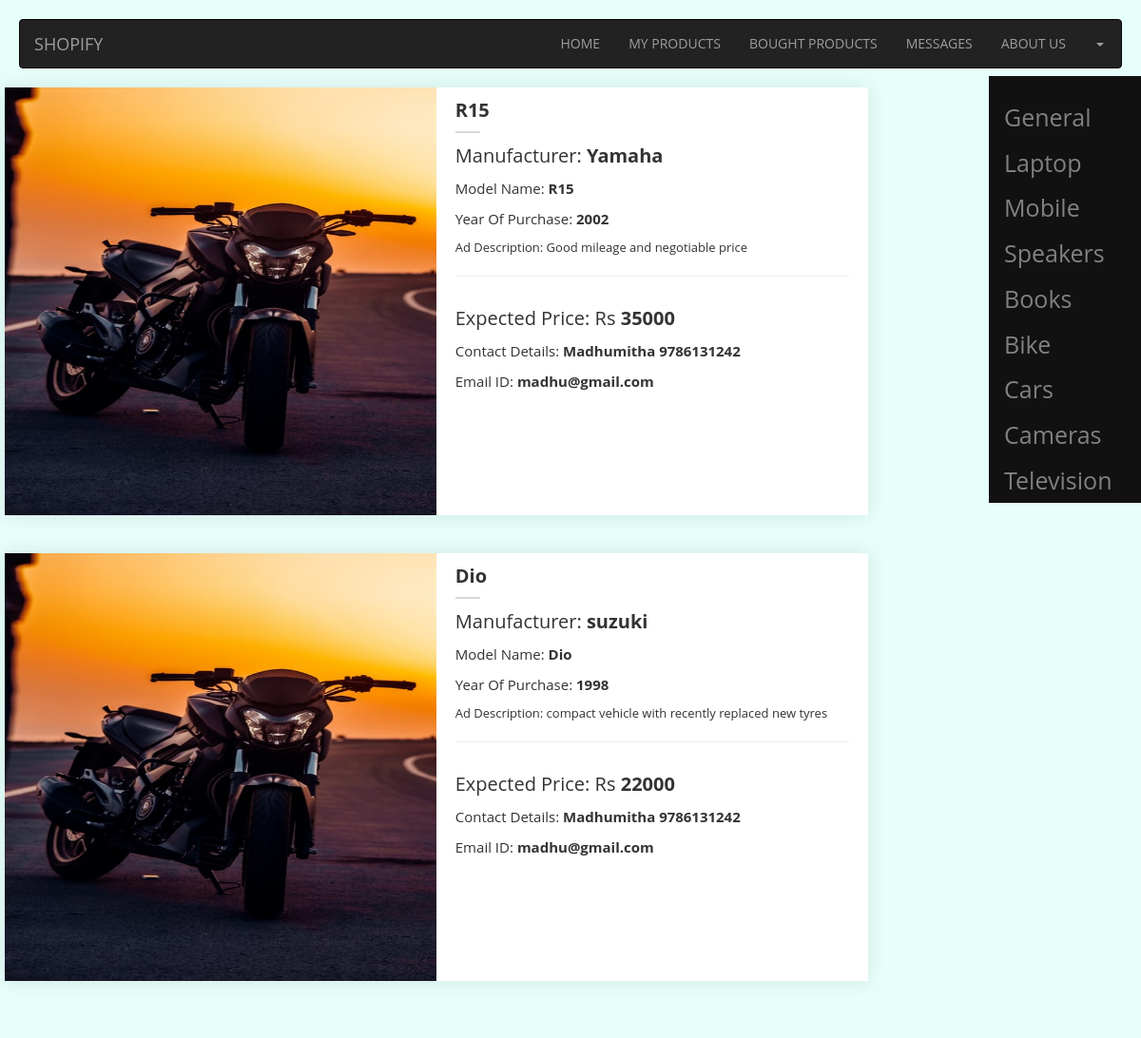
The page /bike_purchase.php on the database its author committed.
### tables this page shows
CREATE TABLE `advertisement` (
  `advt_id` int(100) NOT NULL,
  `item_name` varchar(255) DEFAULT NULL,
  `item_type` varchar(255) DEFAULT NULL,
  `date_of_init` varchar(255) DEFAULT NULL,
  `date_of_exp` varchar(255) DEFAULT NULL,
  `owner_id` varchar(255) DEFAULT NULL,
  `buyer_id` varchar(255) DEFAULT NULL
);

CREATE TABLE `bikes` (
  `product_id` int(200) NOT NULL,
  `manufacturer` varchar(255) DEFAULT NULL,
  `model_name` varchar(255) DEFAULT NULL,
  `year_of_purchase` varchar(255) DEFAULT NULL,
  `kilometers_driven` bigint(200) NOT NULL,
  `ad_description` varchar(255) DEFAULT NULL,
  `expected_price` varchar(255) DEFAULT NULL
);

CREATE TABLE `users` (
  `Nitc_email_id` varchar(255) NOT NULL,
  `User_name` varchar(255) DEFAULT NULL,
  `Mobile_no` varchar(255) DEFAULT NULL,
  `User_type` varchar(255) DEFAULT NULL,
  `User_password` varchar(255) DEFAULT NULL
);

### bike_purchase.php (the view, shortened to what this page needs)
<?php
   require('inc/config.php');
?>
<!DOCTYPE html>
<html>
<head>
	<link rel="stylesheet" href="https://maxcdn.bootstrapcdn.com/bootstrap/3.3.7/css/bootstrap.min.css">
    <link rel="stylesheet" type="text/css" href="css/footer.css">
    <link rel="stylesheet" type="text/css" href="css/advertise.css">
	<link rel="stylesheet" type="text/css" href="css/purchase.css">
</head>
<body style="background-color: #e6fffa;">
	<nav class="navbar navbar-inverse">
  <div class="container">
    <div class="navbar-header">
      <a class="navbar-brand" href="home.php">SHOPIFY</a>
    </div>
    <div class="collapse navbar-collapse" id="myNavbar">
      <ul class="nav navbar-nav navbar-right">
        <li><a href="home.php">HOME</a></li>
        <li><a href="my_products.php">MY PRODUCTS</a></li>
        <li><a href="bought_products.php">BOUGHT PRODUCTS</a></li>
        <li><a href="message.php">MESSAGES</a></li>
        <li><a href="about_us.php">ABOUT US</a></li>
        <li class="dropdown"><a href="#" class="dropdown-toggle" data-toggle="dropdown"><?php echo $_SESSION['email']; ?><span class="caret"></span></a>
        </li>
      </ul>
    </div>
  </div>
</nav>
<div class="sidenav">
  <a href="purchase.php">General</a>
  <a href="laptop_purchase.php">Laptop</a>
  <a href="mobile_purchase.php">Mobile</a>
  <a href="audio_purchase.php">Speakers</a>
  <a href="book_purchase.php">Books</a>
  <a href="bike_purchase.php">Bike</a>
  <a href="car_purchase.php">Cars</a>
  <a href="camera_purchase.php">Cameras</a>
  <a href="television_purchase.php">Television</a>
</div>
<?php
$query = "SELECT * FROM Advertisement ";
$result = mysqli_query($db,$query);
while ($row = mysqli_fetch_assoc($result)) {
    $id = $row["advt_id"];
    $email_id = $row["owner_id"];
    if ($row["item_type"]==="Bike") {
    	$query2 = "SELECT * FROM bikes WHERE product_id = '$id'";
    	$result2 = mysqli_query($db,$query2);
    	$row2 = mysqli_fetch_assoc($result2);
    	$query3 = "SELECT * FROM Users WHERE Nitc_email_id = '$email_id'";
    	$result3 = mysqli_query($db,$query3);
    	$row3 = mysqli_fetch_assoc($result3);
       ?>
    	<div class="container">
            <div class="row row-margin-bottom">
            <div class="col-md-9 no-padding lib-item" data-category="view">
                <div class="lib-panel">
                    <div class="row box-shadow">
                        <div class="col-md-6">
                            <img class="lib-img-show" src="images/bike.jpg" height="450px" >
                        </div>
                        <div class="col-md-6">
                            <div class="lib-row lib-header">
                              <b>  <?php echo $row["item_name"]; ?></b>
                                <div class="lib-header-seperator"></div>
                            </div>
                            <div class="lib-row lib-header">
                            	<p>Manufacturer: <b><?php echo $row2["manufacturer"]; ?></b></p>
                            </div>
                            <div class="lib-row lib-data">
                            	<p>Model Name: <b><?php echo $row2["model_name"]; ?></b></p>
                            </div>
                            <div class="lib-row lib-data">
                            	<p>Year Of Purchase: <b><?php echo $row2["year_of_purchase"]; ?></b></p>
                            </div>
                            <div class="lib-row lib-desc">
                                <p> Ad Description: <?php echo $row2["ad_description"]; ?> </p>
                                <hr>
                            </div>
                            <div class="lib-row lib-price">
                            	<p>Expected Price: Rs <b><?php echo $row2["expected_price"]; ?></b></p>
                            </div>
                            <div class="lib-row lib-data">
                            	<p>Contact Details: <b><?php echo $row3["User_name"]." ".$row3["Mobile_no"]; ?></b></p>
                            </div>
                            <div class="lib-row lib-data">
                            	<p>Email ID: <b><?php echo $row["owner_id"];?></b></p>
                            </div>
                        </div>
                    </div>
                </div>
            </div>
            <div class="col-md-1"></div>
        </div>
</div>
<?php
     }
 }
 ?>
</body>

### css/purchase.css (style rules this page uses)
.sidenav { height: auto; width: 160px; position: fixed; z-index: 1; top: 0; right: 0; background-color: #111; overflow-x: hidden; padding-top: 20px; margin-top: 80px; }
.sidenav a { padding: 6px 8px 6px 16px; text-decoration: none; font-size: 25px; color: #818181; display: block; }
body { padding: 20px; font-family: 'Open Sans', sans-serif; background-color: #f7f7f7; }
.lib-panel { margin-bottom: 20px; }
.lib-panel img { width: 100%; background-color: transparent; }
.lib-panel .row, .lib-panel .col-md-6 { padding: 0; background-color: #FFFFFF; }
.lib-panel .lib-row { padding: 0 20px 0 20px; }
.lib-panel .lib-row.lib-header { background-color: #FFFFFF; font-size: 20px; padding: 10px 20px 0 20px; }
.lib-panel .lib-row.lib-price { background-color: #FFFFFF; font-size: 20px; padding: 10px 20px 0 20px; }
.lib-panel .lib-row.lib-data { background-color: #FFFFFF; font-size: 15px; padding: 0px 20px 0 20px; }
.lib-panel .lib-row.lib-header .lib-header-seperator { height: 2px; width: 26px; background-color: #d9d9d9; margin: 7px 0 0px 0; }
.lib-panel .lib-row.lib-desc { position: relative; height: 100%; display: block; font-size: 13px; }
.row-margin-bottom { margin-bottom: 20px; }
.box-shadow { -webkit-box-shadow: 0px 0px 20px 0px #0808081a!important; box-shadow: 0px 0px 20px 0px #0a0a0a1a!important; }
.no-padding { padding: 0; }

### rows shown on the page
advertisement: item_name "R15", bikes.manufacturer "Yamaha", bikes.model_name "R15", bikes.year_of_purchase "2002", bikes.ad_description "Good mileage and negotiable price", bikes.expected_price "35000", owner.User_name "Madhumitha", owner.Mobile_no "9786131242", owner "madhu@gmail.com"
advertisement: item_name "Dio", bikes.manufacturer "suzuki", bikes.model_name "Dio", bikes.year_of_purchase "1998", bikes.ad_description "compact vehicle with recently replaced new tyres", bikes.expected_price "22000", owner.User_name "Madhumitha", owner.Mobile_no "9786131242", owner "madhu@gmail.com"
